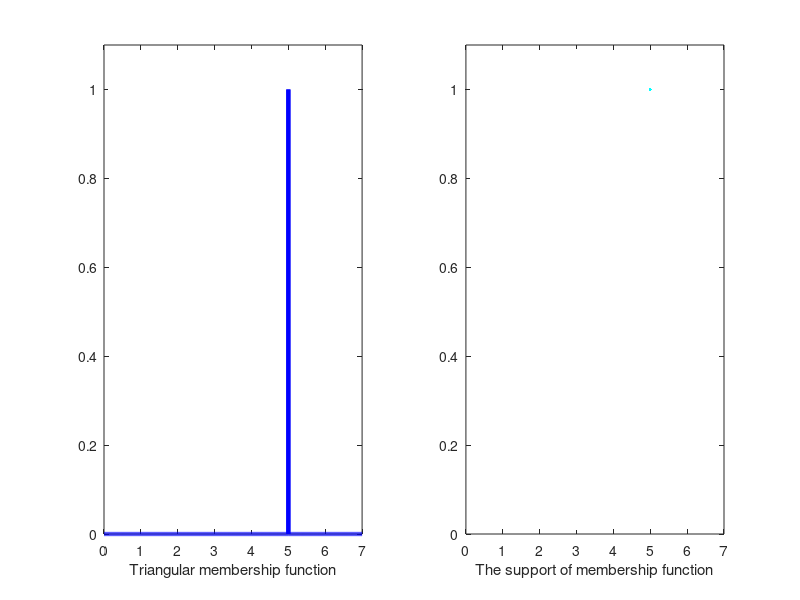

This figure's MATLAB source:
%  Shahab Sotudian--94125091
% ********* The support of membership function *********
disp('*** The support of triangular membership function ***')
disp('Enter the parameter of triangular membership function ***')
disp('--->>   0<a<b<c')

a=input('Enter the amount of  a ');
b=input('Enter the amount of  b ');
c=input('Enter the amount of  c ');
x=0:0.001:(c+2);

%triangular membership function
y = zeros(size(x));
% Left and right shoulders (y = 0)
index = find(x <= a | c <= x);
y(index) = zeros(size(index));

% Left slope of membership
if (a ~= b)
    index = find(a < x & x < b);
    y(index) = (x(index)-a)/(b-a);
end
% right slope of membership
if (b ~= c)
    index = find(b < x & x < c);
    y(index) = (c-x(index))/(c-b);
end

% Center (y = 1)
index = find(x == b);
y(index) = ones(size(index));

% The support of membership function
s = find(y>0);
figure
subplot(1,2,1)
 plot(x,y,'b','linewidth',3)
 axis([0 (c+2) 0  1.1]);
 xlabel('Triangular membership function')
 subplot(1,2,2)
  plot(x(s),y(s),'c','linewidth',2)
  axis([0 (c+2) 0  1.1]);
xlabel('The support of membership function')
